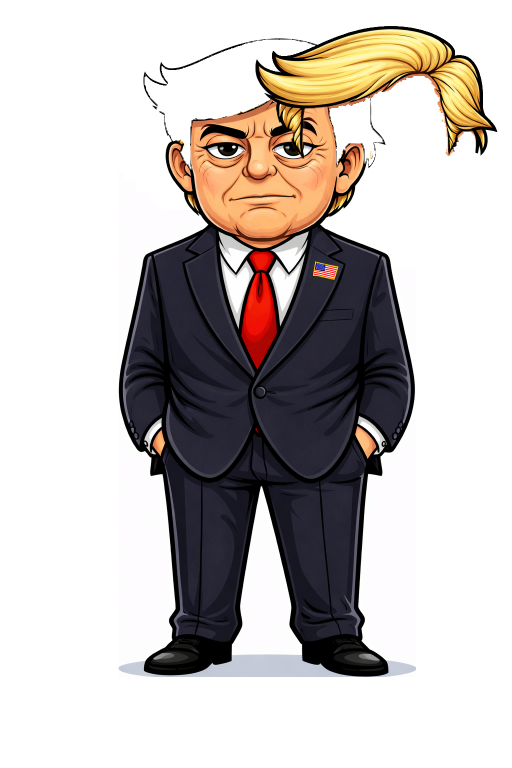
#> input picture backend/media/catalog/products/ChatGPT_Image_Dec_29_2025_10_20_51_PM.png, 1024 x 1536 px (shown at 1/2 size)
$ python -i image_optimizer.py   (imports and definitions only)
#> lines starting #> are read from the running program, lines starting #| are printed output that depends on the picture
"""
Image optimization pipeline (Pillow).

`optimize_image_field` takes a Django `ImageField` file, downscales it to fit
within configured max dimensions, strips metadata, and re-encodes it as WebP at
a reduced quality — dramatically shrinking heavy sports-gear photos for fast
frontend rendering.

The function is idempotent and defensive: any failure (unsupported format,
corrupt upload, missing Pillow) is logged and the original file is left
untouched, so a bad image never blocks a save.
"""

from __future__ import annotations

import io
import logging
import os
from dataclasses import dataclass
from typing import Optional

from django.conf import settings
from django.core.files.base import ContentFile

logger = logging.getLogger(__name__)

try:
    from PIL import Image, ImageOps

    _PILLOW_AVAILABLE = True
except ImportError:  # pragma: no cover
    _PILLOW_AVAILABLE = False


@dataclass(frozen=True)
class OptimizationResult:
    """Outcome of an optimization attempt."""

    changed: bool
    new_name: Optional[str] = None
    original_bytes: int = 0
    optimized_bytes: int = 0

    @property
    def saved_bytes(self) -> int:
        return max(self.original_bytes - self.optimized_bytes, 0)

    # [5 lines left out: function ratio, not called in this run]


def _max_dimensions() -> tuple[int, int]:
    return tuple(getattr(settings, "IMAGE_MAX_DIMENSIONS", (1600, 1600)))  # type: ignore[return-value]


def _quality() -> int:
    return int(getattr(settings, "IMAGE_WEBP_QUALITY", 80))


def optimize_image_field(image_field, *, save_field: bool = False) -> OptimizationResult:
    """
    Optimize the file held by a Django ImageField in place.

    Args:
        image_field: an `ImageFieldFile` (e.g. `instance.image`).
        save_field:  if True, persist the field's owning model after replacing
                     the file. Usually False — callers save the model once.

    Returns an `OptimizationResult`. Never raises on image errors.
    """
    if not getattr(settings, "IMAGE_OPTIMIZE_ENABLED", True):
        return OptimizationResult(changed=False)
    if not _PILLOW_AVAILABLE:
        logger.warning("Pillow is not installed; skipping image optimization.")
        return OptimizationResult(changed=False)
    if not image_field:
        return OptimizationResult(changed=False)

    name = getattr(image_field, "name", "") or ""
    # Skip files that are already optimized WebP to keep the operation idempotent.
    if name.lower().endswith(".webp"):
        return OptimizationResult(changed=False)

    try:
        image_field.open("rb")
        raw = image_field.read()
    except Exception as exc:  # pragma: no cover - storage/IO guard
        logger.error("Could not read image '%s' for optimization: %s", name, exc)
        return OptimizationResult(changed=False)
    finally:
        try:
            image_field.close()
        except Exception:
            pass

    original_size = len(raw)

    try:
        webp_bytes = _transcode_to_webp(raw)
    except Exception as exc:
        logger.error("Image optimization failed for '%s': %s", name, exc)
        return OptimizationResult(changed=False, original_bytes=original_size)

    new_name = _webp_name(name)
    # Replace the file on the field without triggering a recursive optimize:
    # the new name ends in .webp, which the guard above short-circuits.
    image_field.save(new_name, ContentFile(webp_bytes), save=save_field)

    result = OptimizationResult(
        changed=True,
        new_name=image_field.name,
        original_bytes=original_size,
        optimized_bytes=len(webp_bytes),
    )
    logger.info(
        "Optimized image '%s' -> '%s' (%d -> %d bytes, ratio %.2f)",
        name,
        image_field.name,
        result.original_bytes,
        result.optimized_bytes,
        result.ratio,
    )
    return result


# [37 lines left out: functions _transcode_to_webp, _webp_name, not called in this run]

>>> import cv2
>>> picture = cv2.imread('../../../media/catalog/products/ChatGPT_Image_Dec_29_2025_10_20_51_PM.png', cv2.IMREAD_GRAYSCALE)
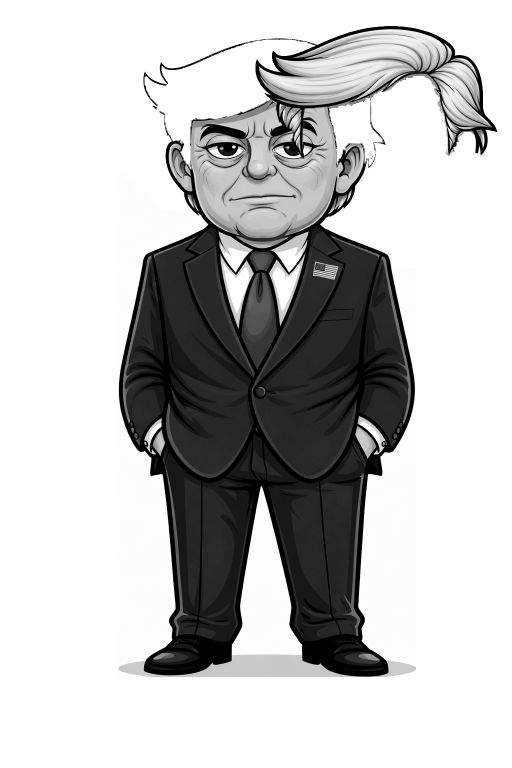
#> picture: shape (1536, 1024) (shown at 1/2 size); min 0, max 255, mean 193.4
>>> result = optimize_image_field(picture)
#> (the run stopped early here; a loop or call above may not have finished)
